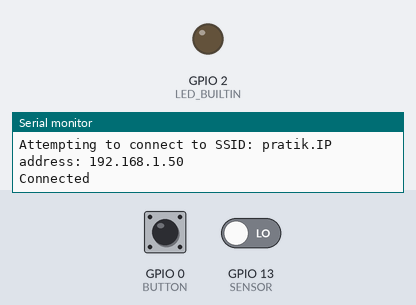
Recording of a sketch running on a simulated ESP8266 (NodeMCU). Parts: output pins drawn as LEDs (lit = HIGH, except the on-board LED, lit = LOW), the last lines printed to the serial monitor. The inputs (shaded band) are chosen by the test bench; at power-on: GPIO 0 (BUTTON) HIGH, GPIO 13 (SENSOR) LOW. WiFi joins after 1.5 s; servers stay silent unless stated; uploads are accepted with an empty reply.

Above: at 6.2 s.
6.3 s: GPIO 0 (BUTTON) pulled LOW for 0.15 s
At 7.4 s:
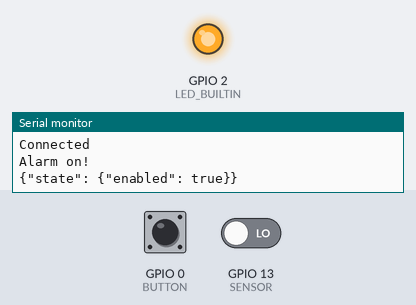
10.9 s: GPIO 0 (BUTTON) pulled LOW for 3.2 s
At 12.1 s:
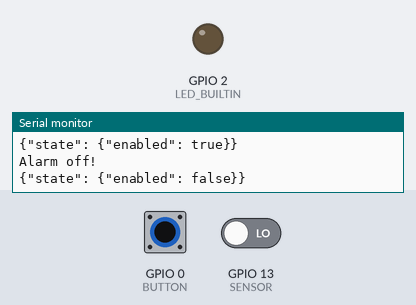
15.6 s: GPIO 0 (BUTTON) pulled LOW for 1 s
At 16.9 s:
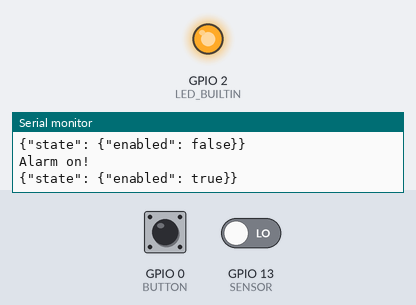
Timing chart, 0 to 18.6 s (numbered marks = the images above; inputs shaded):
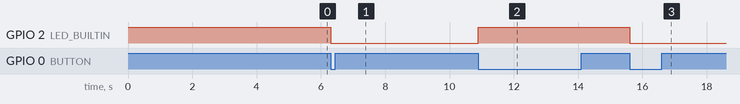

Measured:
- after the input at 6.3 s, GPIO 2 (LED_BUILTIN): HIGH → LOW at once
- after the input at 10.9 s, GPIO 2 (LED_BUILTIN): LOW → HIGH at once
- after the input at 15.6 s, GPIO 2 (LED_BUILTIN): HIGH → LOW at once

The sketch:

sketch_oct22a.ino
```cpp
#include <ArduinoJson.h>
#include <ESP8266WiFi.h>
#include <ArduinoHttpClient.h>
#include <Arduino.h>
const char* ssid     = "pratik"; // Your WiFi ssid
const char* password = "11111112"; //Your Wifi password
/* Get this secret key from the wia dashboard, in the `configuration` tab
    for your device. It should start with `d_sk` */
const char* device_secret_key = "JOCKER";
// Wia API parameters
char server[] = "api.wia.io";
char path[] = "/v1/events";
char statePath[] = "/v1/devices/me";
int port = 80;
WiFiClient client;
int status = WL_IDLE_STATUS;
StaticJsonDocument<200> jsonBuffer;
HttpClient httpClient = HttpClient(client, server, port);
JsonObject& root = jsonBuffer.to<JsonObject>();
String response;
int statusCode = 0;
int BUTTON = 0;
int SENSOR = 13;
boolean buttonState = HIGH;
boolean buttonDown = false;
boolean stateAlarm = LOW;
long motion = LOW;
String dataStr = "";
String stateStr = "";
void setup() {
  pinMode(LED_BUILTIN, OUTPUT);
  pinMode(BUTTON, INPUT);
  pinMode(SENSOR, INPUT);
  digitalWrite(LED_BUILTIN, HIGH);
  // initialize serial communications and wait for port to open:
  Serial.begin(115200);
  while (!Serial) {
    ; // wait for serial port to connect. Needed for native USB port only
  }
  WiFi.begin(ssid, password);
  Serial.print("Attempting to connect to SSID: ");
  Serial.print(ssid);
  // attempt to connect to WiFi network:
  while (WiFi.status() != WL_CONNECTED) {
    Serial.print(".");
    // Connect to WPA/WPA2 network. Change this line if using open or WEP  network:
    // wait 5 seconds for connection:
    delay(5000);
  }
  Serial.print("IP address: ");
  Serial.println(WiFi.localIP());
  Serial.println("Connected");
}
// Thing function runs continiously
void loop() {
  buttonState = digitalRead(BUTTON);
  if (buttonState == LOW && stateAlarm == LOW) {
    if (buttonDown == false) {
      buttonDown = true;
      Serial.println("Alarm on!");
      stateAlarm = HIGH;
      digitalWrite(LED_BUILTIN, LOW);
      updateStateWia(stateAlarm);
      delay(750);
    }
  }
  else if (buttonState == LOW && stateAlarm == HIGH) {
    if (buttonDown == false) {
      buttonDown = true;
      stateAlarm = LOW;
      digitalWrite(LED_BUILTIN, HIGH);
      Serial.println("Alarm off!");
      updateStateWia(stateAlarm);
      delay(750);
    }
  }
  else {
    buttonDown = false;
  }
  if (stateAlarm == HIGH) {
    motion = digitalRead(SENSOR);
    //Serial.println(String(motion));
    if (motion == HIGH) {
      Serial.println("Motion Detected!");
      root["name"] = "motion";
      root["data"] = String(motion);
      sendToWia(root);
      delay(2000);
    }
  }
}
void updateStateWia(boolean& state) {
  if (state == HIGH) {
    stateStr = "{\"state\": {\"enabled\": true}}";
  }
  else {
    stateStr = "{\"state\": {\"enabled\": false}}";
  }
  Serial.println(stateStr);
  httpClient.beginRequest();
  httpClient.put(statePath);
  httpClient.sendHeader("Content-Type", "application/json");
  httpClient.sendHeader("Content-Length", stateStr.length());
  httpClient.sendHeader("Authorization", "Bearer "  + String(device_secret_key));
  httpClient.beginBody();
  httpClient.print(stateStr);
  httpClient.endRequest();
}
// Adds the correct headers for HTTP and sends Data to Wia
void sendToWia(JsonObject& data) {
  dataStr = "";
  serializeJson(data, dataStr);
  httpClient.beginRequest();
  httpClient.post(path);
  httpClient.sendHeader("Content-Type", "application/json");
  httpClient.sendHeader("Content-Length", dataStr.length());
  httpClient.sendHeader("Authorization", "Bearer "  + String(device_secret_key));
  httpClient.beginBody();
  httpClient.print(dataStr);
  httpClient.endRequest();
}
```
